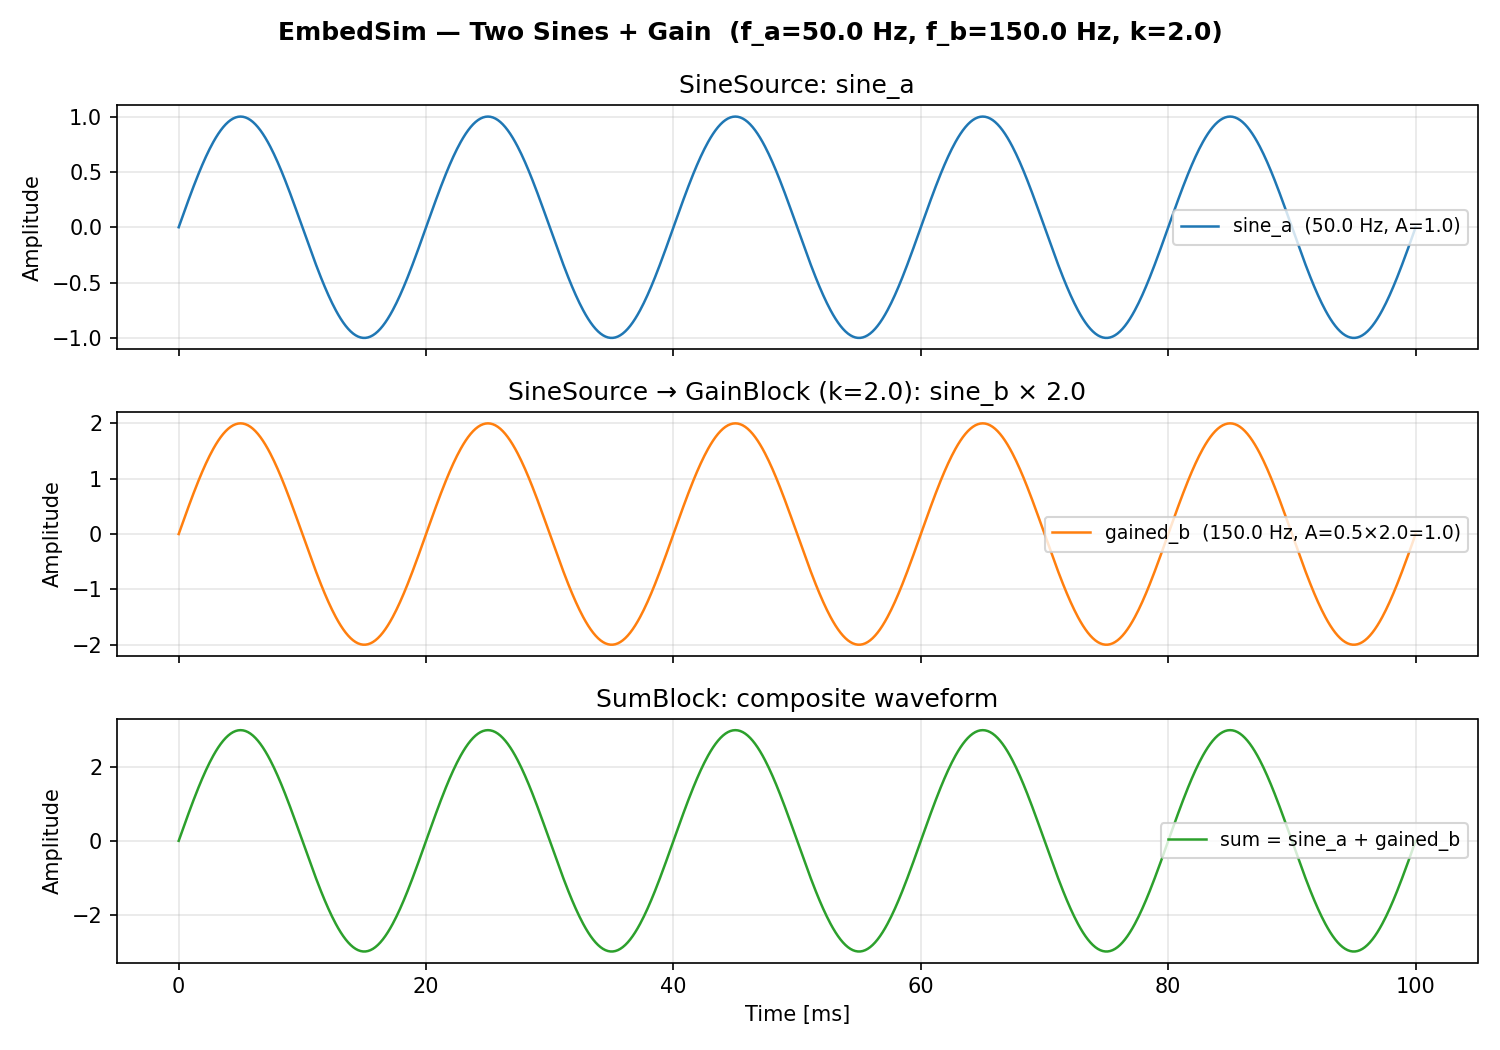

Write the Python code that produced this figure.
"""
example_two_sines_gain.py
=========================
EmbedSim — Introductory example: two sine sources, gain, summer
================================================================

PURPOSE
-------
This file demonstrates the core EmbedSim workflow on the simplest
possible signal-flow graph:

    SineSource("sine_a")  ──────────────────────────────► SumBlock("summer")
    SineSource("sine_b")  ──► GainBlock("gain_b", k=2.0) ──► SumBlock("summer")
                                                                     │
                                                               VectorEnd("sink")

It focuses on two features that are useful for understanding and
debugging any EmbedSim simulation:

  1. Topology Printer  — ASCII console view + interactive HTML export
                         (sim.topo.print_console / sim.topo.export_html)

  2. Execution order   — the DFS-sorted block list that the simulation
                         engine walks at every time step
                         (sim.execution_order)

No FMU, no Cython extension, no CodeGen — just pure Python blocks so
the file runs anywhere with only embedsim + numpy + matplotlib.

WHAT TO LOOK FOR
----------------
Console output after "Run this script":

  [Topology] Signal-flow diagram:
      ┌─ cg_start ─ sine_a ─ ...
      ...
  [Topology] Written: example_signal_flow.html

  [Execution order]  (DFS topological sort — engine walks this list)
      Step 0 : sine_a        SineSource
      Step 1 : sine_b        SineSource
      Step 2 : gain_b        GainBlock
      Step 3 : summer        SumBlock
      Step 4 : sink          VectorEnd
  ...

Run:
    python example_two_sines_gain.py
"""

from __future__ import annotations

# ---------------------------------------------------------------------------
# Standard library
# ---------------------------------------------------------------------------
import sys
import math
import numpy as np
import matplotlib
matplotlib.use("Agg")          # non-interactive backend — safe on all machines
import matplotlib.pyplot as plt
from pathlib import Path

_HERE = Path(__file__).resolve().parent

# ---------------------------------------------------------------------------
# Path bootstrap — use shared utility (safe to call multiple times).
# Walks up to the .project_root_marker file and inserts project root onto
# sys.path so "from embedsim import ..." always resolves.
# ---------------------------------------------------------------------------
sys.path.insert(0, str(_HERE))   # make local _path_utils importable
from _path_utils import setup_embedsim_path
setup_embedsim_path()

# ---------------------------------------------------------------------------
# EmbedSim — public surface
# ---------------------------------------------------------------------------
from embedsim import EmbedSim, ODESolver, VectorEnd          # engine + sink
from embedsim.core_blocks import VectorBlock, VectorSignal, DEFAULT_DTYPE

# ---------------------------------------------------------------------------
# Simulation parameters
# ---------------------------------------------------------------------------
T_SIM = 0.10          # total simulation time  [s]
DT    = 1e-4          # fixed time step         [s]  → 10 000 steps

FREQ_A = 50.0         # sine_a frequency  [Hz]
AMP_A  = 1.0          # sine_a amplitude  [V]

FREQ_B = 150.0        # sine_b frequency  [Hz]  (3rd harmonic)
AMP_B  = 0.5          # sine_b amplitude  [V]

GAIN_B = 2.0          # scalar gain applied to sine_b before summation


# =============================================================================
# Block definitions
# =============================================================================

class SineSource(VectorBlock):
    """
    Pure-Python sine generator block.

    Output vector: [sin(2π·freq·t) * amp]   (1 element)

    This is a SOURCE block — it has no upstream inputs.  EmbedSim
    DFS-sorts source blocks to the front of the execution order
    automatically.
    """

    def __init__(self, name: str, freq: float, amp: float = 1.0) -> None:
        super().__init__(name)
        self.freq = freq
        self.amp  = amp
        # No is_dynamic flag needed — stateless block, recomputed each step.

    def compute_py(self, t: float, dt: float, input_values=None) -> VectorSignal:
        """
        Called by the simulation engine once per time step.

        Parameters
        ----------
        t   : current simulation time  [s]
        dt  : fixed step size          [s]  (unused here — stateless)
        input_values : list[VectorSignal | None] — upstream port signals.
                       None for a source block.

        Returns
        -------
        VectorSignal wrapping a 1-element numpy array.
        """
        value = self.amp * math.sin(2.0 * math.pi * self.freq * t)
        self.output = VectorSignal(
            np.array([value], dtype=DEFAULT_DTYPE), self.name)
        return self.output


class GainBlock(VectorBlock):
    """
    Element-wise scalar gain: output = k * input[0]

    This is a PROCESSING block — it sits between SineSource and SumBlock
    in the execution order.  EmbedSim DFS ensures all upstream blocks
    (SineSource here) are computed before this block is called.
    """

    def __init__(self, name: str, k: float = 1.0) -> None:
        super().__init__(name)
        self.k = k

    def compute_py(self, t: float, dt: float, input_values=None) -> VectorSignal:
        """
        Multiply every element of the upstream signal by scalar k.

        input_values[0] is the VectorSignal produced by the immediately
        upstream block.  EmbedSim guarantees it is not None when this
        method is called (the block has one declared input edge).
        """
        upstream = input_values[0].value if input_values else np.zeros(1)
        self.output = VectorSignal(
            (self.k * upstream).astype(DEFAULT_DTYPE), self.name)
        return self.output


class SumBlock(VectorBlock):
    """
    Element-wise sum over all upstream ports.

    This is a SINK-adjacent block.  It merges two incoming signals
    (sine_a and the gained sine_b) into a single output vector.

    Multi-port wiring in EmbedSim:
        sine_a  >> summer   →  port 0
        gain_b  >> summer   →  port 1
    EmbedSim concatenates them as input_values = [sig_port0, sig_port1].
    Both signals must have the same length for element-wise addition.
    """

    def compute_py(self, t: float, dt: float, input_values=None) -> VectorSignal:
        """
        Sum all upstream port signals element-wise.

        Guards against None entries — can happen in unit tests or when a
        port has not yet been connected.
        """
        result = None
        for sig in (input_values or []):
            if sig is None:
                continue
            v = sig.value
            result = v if result is None else result + v

        if result is None:
            result = np.zeros(1, dtype=DEFAULT_DTYPE)

        self.output = VectorSignal(result.astype(DEFAULT_DTYPE), self.name)
        return self.output


# =============================================================================
# build_and_run
# =============================================================================
def build_and_run() -> dict:
    """
    Instantiate blocks, wire them, configure EmbedSim, run the simulation.

    This function demonstrates the complete EmbedSim workflow:

      1.  Instantiate blocks.
      2.  Wire blocks with the >> operator (builds the signal-flow graph).
      3.  Create EmbedSim(sinks=[...]) — triggers DFS topology sort.
      4.  Register scope channels  (MUST be before sim.run()).
      5.  Print topology to console  (ASCII art).
      6.  Export topology to HTML    (interactive pan/zoom).
      7.  Print execution order      (sorted block list).
      8.  sim.run()                  (fixed-step Euler time loop).
      9.  Extract scope data.

    Returns
    -------
    dict with numpy arrays: t, sig_a, sig_b_gained, sig_sum
    """

    # ── 1. Instantiate ───────────────────────────────────────────────────────
    sine_a = SineSource("sine_a", freq=FREQ_A, amp=AMP_A)
    sine_b = SineSource("sine_b", freq=FREQ_B, amp=AMP_B)
    gain_b = GainBlock ("gain_b", k=GAIN_B)
    summer = SumBlock  ("summer")
    sink   = VectorEnd ("sink")

    # ── 2. Wire ──────────────────────────────────────────────────────────────
    #
    #   A >> B   means: "the output of A becomes an input of B"
    #                   and adds the edge A → B to the signal-flow graph.
    #
    #   EmbedSim supports multi-port blocks:
    #       A >> C   →  C.input_values[0] = A.output
    #       B >> C   →  C.input_values[1] = B.output
    #   Ports are assigned in wiring order.
    #
    sine_a >> gain_b    # port 0 of gain_b  (only port)
    sine_a >> summer    # port 0 of summer
    gain_b >> summer    # port 1 of summer
    summer >> sink      # terminal — EmbedSim walks the graph backward from here

    # ── 3. Create EmbedSim ───────────────────────────────────────────────────
    #
    #   sinks  : one or more VectorEnd blocks.  EmbedSim performs a DFS
    #            backward from each sink to discover ALL reachable blocks,
    #            then reverses to produce the execution order (sources first).
    #
    #   solver : ODESolver.EULER — fixed-step forward Euler.
    #            ODESolver.RK4  is available for stiff systems.
    #
    sim = EmbedSim(
        sinks  = [sink],
        T      = T_SIM,
        dt     = DT,
        solver = ODESolver.EULER,
    )

    # ── 4. Register scope channels ───────────────────────────────────────────
    #
    #   sim.scope.add(block, indices, label)
    #     block   : any VectorBlock in the graph
    #     indices : list of output-vector element indices to record
    #     label   : key used later with sim.scope.get_signal(label, index)
    #
    #   IMPORTANT: All scope.add() calls must happen BEFORE sim.run().
    #   The scope allocates its recording arrays when sim.run() is called.
    #
    sim.scope.add(sine_a, indices=[0], label="sine_a")
    sim.scope.add(gain_b, indices=[0], label="gained_b")   # sine_b * GAIN_B
    sim.scope.add(summer, indices=[0], label="sum_out")

    # ── 5. Topology — ASCII console ──────────────────────────────────────────
    #
    #   sim.topo.print_console() walks the sorted block list and prints a
    #   human-readable signal-flow tree to stdout.  Useful for a quick
    #   sanity-check that wiring is correct before a long simulation.
    #
    print("\n" + "=" * 60)
    print("  [Topology]  Signal-flow diagram (console)")
    print("=" * 60)
    sim.topo.print_console()

    # ── 6. Topology — interactive HTML ───────────────────────────────────────
    #
    #   sim.topo.export_html(path) writes a self-contained HTML file with
    #   the block graph rendered as a pannable, zoomable diagram.
    #   Each node shows the block name, class, and wiring.
    #
    _topo_html = str(_HERE / "example_signal_flow.html")
    sim.topo.export_html(_topo_html)
    print(f"\n  [Topology]  Written: {_topo_html}\n")

    # ── 7. Execution order ───────────────────────────────────────────────────
    #
    #   sim.execution_order is the DFS-topologically-sorted list of blocks.
    #   The simulation engine calls block.compute_py() in exactly this order
    #   at every time step.  Inspect it to verify that:
    #     • All source blocks appear before their consumers.
    #     • LoopBreaker nodes are placed correctly in feedback chains.
    #     • No unexpected blocks crept into the graph.
    #
    print("=" * 60)
    print("  [Execution order]  (DFS topological sort — engine walks this list)")
    print("=" * 60)
    # execution_order lives on the topology printer as sorted_blocks
    _order = (
        sim.topo.sorted_blocks
        if hasattr(sim.topo, "sorted_blocks")
        else getattr(sim, "execution_order", [])
    )
    for step, blk in enumerate(_order):
        class_name = type(blk).__name__
        print(f"  Step {step:>2d} :  {blk.name:<20s}  ({class_name})")
    print()

    # ── 8. Run ───────────────────────────────────────────────────────────────
    print("  [Run]  Starting simulation …")
    sim.run()
    print(f"  [Run]  Done — {int(T_SIM / DT)} steps × dt={DT*1e6:.0f} µs\n")

    # ── 9. Extract scope data ─────────────────────────────────────────────────
    sc = sim.scope
    return {
        "t":         np.array(sc.t,                     dtype=np.float32),
        "sig_a":     sc.get_signal("sine_a",   0),      # raw sine_a
        "sig_b_g":   sc.get_signal("gained_b", 0),      # sine_b × GAIN_B
        "sig_sum":   sc.get_signal("sum_out",  0),      # summer output
    }


# =============================================================================
# Plot
# =============================================================================
def plot_results(d: dict, path: str = "example_two_sines_gain.png") -> None:
    """
    Three-panel plot:
      Top    : sine_a  (50 Hz)
      Middle : gained_b  (150 Hz × 2)
      Bottom : sum  (composite waveform)
    """
    t   = d["t"]
    fig, axes = plt.subplots(3, 1, figsize=(10, 7), sharex=True)
    fig.suptitle(
        f"EmbedSim — Two Sines + Gain  "
        f"(f_a={FREQ_A} Hz, f_b={FREQ_B} Hz, k={GAIN_B})",
        fontsize=12, fontweight="bold")

    axes[0].plot(t * 1e3, d["sig_a"], color="C0", lw=1.2,
                 label=f"sine_a  ({FREQ_A} Hz, A={AMP_A})")
    axes[0].set_ylabel("Amplitude"); axes[0].legend(fontsize=9)
    axes[0].grid(alpha=0.3)
    axes[0].set_title("SineSource: sine_a")

    axes[1].plot(t * 1e3, d["sig_b_g"], color="C1", lw=1.2,
                 label=f"gained_b  ({FREQ_B} Hz, A={AMP_B}×{GAIN_B}={AMP_B*GAIN_B})")
    axes[1].set_ylabel("Amplitude"); axes[1].legend(fontsize=9)
    axes[1].grid(alpha=0.3)
    axes[1].set_title(f"SineSource → GainBlock (k={GAIN_B}): sine_b × {GAIN_B}")

    axes[2].plot(t * 1e3, d["sig_sum"], color="C2", lw=1.2,
                 label="sum = sine_a + gained_b")
    axes[2].set_ylabel("Amplitude"); axes[2].legend(fontsize=9)
    axes[2].set_xlabel("Time [ms]")
    axes[2].grid(alpha=0.3)
    axes[2].set_title("SumBlock: composite waveform")

    plt.tight_layout()
    # Save next to the script (original location)
    out = str(_HERE / path)
    plt.savefig(out, dpi=150)
    plt.close(fig)
    print(f"  [Plot]  {out}")


# =============================================================================
# Entry point
# =============================================================================
if __name__ == "__main__":
    print("=" * 60)
    print("  EmbedSim — example_two_sines_gain.py")
    print("  Demonstrates:")
    print("    • Block wiring with the >> operator")
    print("    • sim.topo.print_console()  — ASCII topology")
    print("    • sim.topo.export_html()    — interactive HTML")
    print("    • sim.execution_order       — DFS sorted block list")
    print("    • sim.scope                 — signal recording")
    print(f"  T_SIM = {T_SIM*1e3:.0f} ms   DT = {DT*1e6:.0f} µs")
    print("=" * 60)

    data = build_and_run()
    plot_results(data)

    print()
    print("  Output files:")
    print("    example_signal_flow.html       ← interactive topology")
    print("    example_two_sines_gain.png     ← three-panel waveform plot")
    print()
    print("  [Done]")
